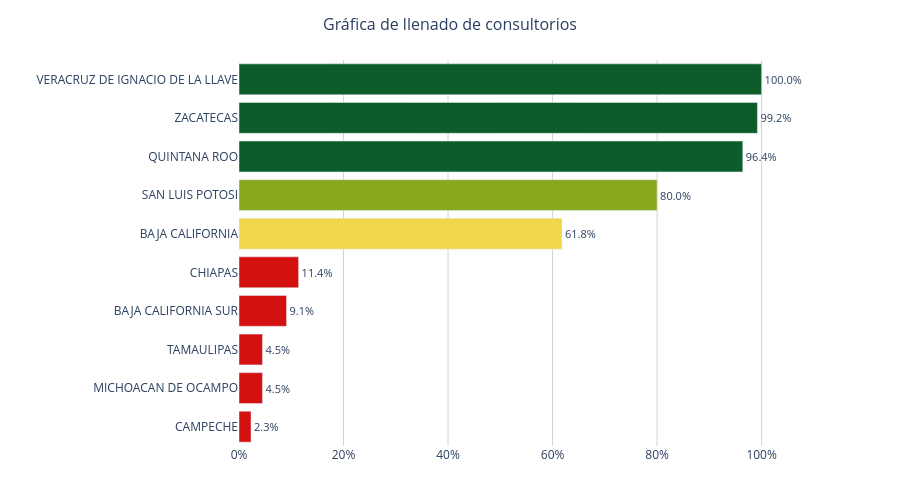

Source (notebook cell):
### Code cell
import plotly.graph_objects as go

# Ordenar de menor a mayor para efecto cascada
df_plot = tabla_entidades.sort_values("porcentaje", ascending=True)

# Semáforo de colores
colores = [
    "#0D5D2A" if p >= 95 else
    "#88A91E" if p >= 80 else
    "#F1D54A" if p >= 60 else
    "#D41111"
    for p in df_plot["porcentaje"]
]

fig_cascada = go.Figure()

fig_cascada.add_trace(
    go.Bar(
        x=df_plot["porcentaje"],
        y=df_plot["entidad"],
        orientation="h",
        marker=dict(color=colores),
        text=[f"{p:.1f}%" for p in df_plot["porcentaje"]],
        textposition="outside",
        textfont=dict(size=11),
        hovertemplate="<b>%{y}</b><br>Porcentaje: %{x:.1f}%<extra></extra>",
    )
)

fig_cascada.update_layout(
    title=dict(
        text="Gráfica de llenado de consultorios",
        x=0.5,
        font=dict(size=16)
    ),
    xaxis=dict(
        title="",
        range=[0, 115],
        ticksuffix="%",
        showgrid=True,
        gridcolor="lightgrey"
    ),
    yaxis=dict(
        title="",
        automargin=True
    ),
    plot_bgcolor="white",
    height=500,
    margin=dict(l=20, r=60, t=60, b=40)
)

fig_cascada.show()

### Figure 1 — Plotly figure (JSON) as saved in the notebook; plotly's stock layout.template omitted (floating-point values rounded to 4 significant figures)
{"data": [{"hovertemplate": "<b>%{y}</b><br>Porcentaje: %{x:.1f}%<extra></extra>", "marker": {"color": ["#D41111", "#D41111", "#D41111", "#D41111", "#D41111", "#F1D54A", "#88A91E", "#0D5D2A", "#0D5D2A", "#0D5D2A"]}, "orientation": "h", "text": ["2.3%", "4.5%", "4.5%", "9.1%", "11.4%", "61.8%", "80.0%", "96.4%", "99.2%", "100.0%"], "textfont": {"size": 11}, "textposition": "outside", "type": "bar", "x": [2.3, 4.5, 4.5, 9.1, 11.4, 61.8, 80.0, 96.4, 99.2, 100.0], "y": ["CAMPECHE", "MICHOACAN DE OCAMPO", "TAMAULIPAS", "BAJA CALIFORNIA SUR", "CHIAPAS", "BAJA CALIFORNIA", "SAN LUIS POTOSI", "QUINTANA ROO", "ZACATECAS", "VERACRUZ DE IGNACIO DE LA LLAVE"]}], "layout": {"height": 500, "margin": {"b": 40, "l": 20, "r": 60, "t": 60}, "plot_bgcolor": "white", "title": {"font": {"size": 16}, "text": "Gráfica de llenado de consultorios", "x": 0.5}, "xaxis": {"gridcolor": "lightgrey", "range": [0, 115], "showgrid": true, "ticksuffix": "%", "title": {"text": ""}}, "yaxis": {"automargin": true, "title": {"text": ""}}}}
